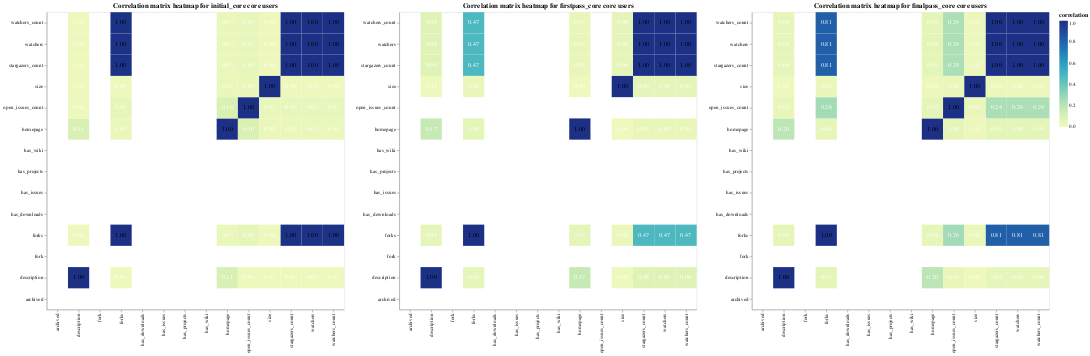

Write notebook code for a chart like this one.
### Code cell
alt.hconcat(*matrices)

### Figure 1 — Vega-Lite specification as saved in the notebook (floating-point values rounded to 4 significant figures; data arrays with more than 128 entries replaced by an {"elided": "..."} marker saying what was removed)
{"$schema": "https://vega.github.io/schema/vega-lite/v5.6.1.json", "config": {"view": {"continuousHeight": 300, "continuousWidth": 300}}, "datasets": {"data-6245d951cb93c26c47d02078cdc85bcd": {"elided": "196 records"}, "data-62c1b8f9e933cb0273e5bfcb6ac73186": {"elided": "196 records"}, "data-9ea006dc5878854858e0c5ef425bf672": {"elided": "196 records"}}, "hconcat": [{"data": {"name": "data-9ea006dc5878854858e0c5ef425bf672"}, "height": {"step": 40}, "layer": [{"encoding": {"color": {"field": "correlation", "type": "quantitative"}, "tooltip": [{"field": "x", "title": "Variable 1", "type": "nominal"}, {"field": "y", "title": "Variable 2", "type": "nominal"}, {"field": "correlation", "title": "Correlation", "type": "quantitative"}], "x": {"field": "x", "title": null, "type": "ordinal"}, "y": {"field": "y", "sort": {"field": "y", "order": "descending"}, "title": null, "type": "ordinal"}}, "mark": {"type": "rect"}}, {"encoding": {"color": {"condition": {"test": "(datum.correlation > 0.95)", "value": "black"}, "value": "white"}, "text": {"field": "correlation", "format": ".2f", "type": "quantitative"}, "tooltip": [{"field": "x", "title": "Variable 1", "type": "nominal"}, {"field": "y", "title": "Variable 2", "type": "nominal"}, {"field": "correlation", "title": "Correlation", "type": "quantitative"}], "x": {"field": "x", "title": null, "type": "ordinal"}, "y": {"field": "y", "sort": {"field": "y", "order": "descending"}, "title": null, "type": "ordinal"}}, "mark": {"baseline": "middle", "type": "text"}}], "title": "Correlation matrix heatmap for initial_core core users", "width": {"step": 40}}, {"data": {"name": "data-6245d951cb93c26c47d02078cdc85bcd"}, "height": {"step": 40}, "layer": [{"encoding": {"color": {"field": "correlation", "type": "quantitative"}, "tooltip": [{"field": "x", "title": "Variable 1", "type": "nominal"}, {"field": "y", "title": "Variable 2", "type": "nominal"}, {"field": "correlation", "title": "Correlation", "type": "quantitative"}], "x": {"field": "x", "title": null, "type": "ordinal"}, "y": {"field": "y", "sort": {"field": "y", "order": "descending"}, "title": null, "type": "ordinal"}}, "mark": {"type": "rect"}}, {"encoding": {"color": {"condition": {"test": "(datum.correlation > 0.95)", "value": "black"}, "value": "white"}, "text": {"field": "correlation", "format": ".2f", "type": "quantitative"}, "tooltip": [{"field": "x", "title": "Variable 1", "type": "nominal"}, {"field": "y", "title": "Variable 2", "type": "nominal"}, {"field": "correlation", "title": "Correlation", "type": "quantitative"}], "x": {"field": "x", "title": null, "type": "ordinal"}, "y": {"field": "y", "sort": {"field": "y", "order": "descending"}, "title": null, "type": "ordinal"}}, "mark": {"baseline": "middle", "type": "text"}}], "title": "Correlation matrix heatmap for firstpass_core core users", "width": {"step": 40}}, {"data": {"name": "data-62c1b8f9e933cb0273e5bfcb6ac73186"}, "height": {"step": 40}, "layer": [{"encoding": {"color": {"field": "correlation", "type": "quantitative"}, "tooltip": [{"field": "x", "title": "Variable 1", "type": "nominal"}, {"field": "y", "title": "Variable 2", "type": "nominal"}, {"field": "correlation", "title": "Correlation", "type": "quantitative"}], "x": {"field": "x", "title": null, "type": "ordinal"}, "y": {"field": "y", "sort": {"field": "y", "order": "descending"}, "title": null, "type": "ordinal"}}, "mark": {"type": "rect"}}, {"encoding": {"color": {"condition": {"test": "(datum.correlation > 0.95)", "value": "black"}, "value": "white"}, "text": {"field": "correlation", "format": ".2f", "type": "quantitative"}, "tooltip": [{"field": "x", "title": "Variable 1", "type": "nominal"}, {"field": "y", "title": "Variable 2", "type": "nominal"}, {"field": "correlation", "title": "Correlation", "type": "quantitative"}], "x": {"field": "x", "title": null, "type": "ordinal"}, "y": {"field": "y", "sort": {"field": "y", "order": "descending"}, "title": null, "type": "ordinal"}}, "mark": {"baseline": "middle", "type": "text"}}], "title": "Correlation matrix heatmap for finalpass_core core users", "width": {"step": 40}}]}
